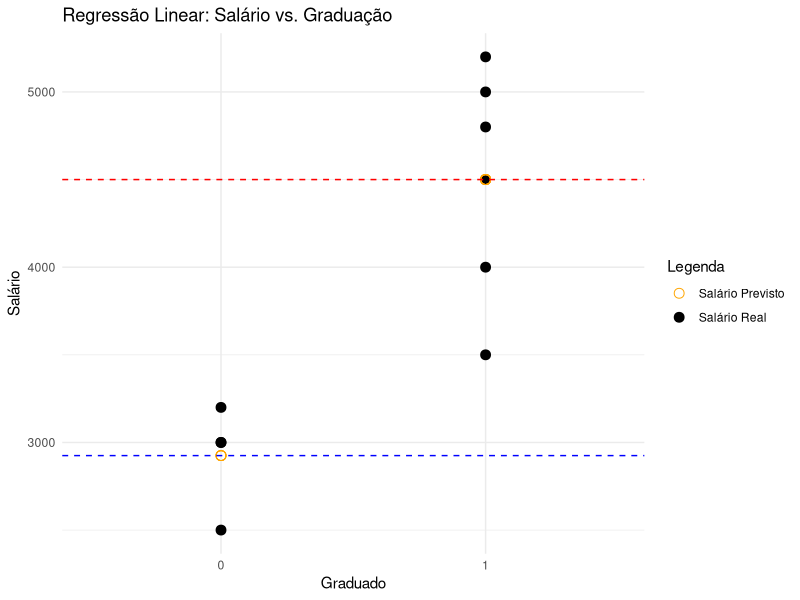

This chart was generated by the following R code: (Note: this script raises an error after producing the figure.)
## ---- chunk 1
# Carregando pacotes necessários
library(tidyverse)
library(broom)

# Configuração da notação científica
options(scipen = 99)

# Criando um data frame de exemplo
data <- data.frame(
  salario = c(3000, 3500, 2500, 4000, 4500, 5000, 3200, 4800, 3000, 5200),
  graduado = c(0, 1, 0, 1, 1, 1, 0, 1, 0, 1) # 0 = Não Graduado, 1 = Graduado
)

# Ajustando o modelo de regressão linear
modelo <- lm(salario ~ graduado, data = data)

# Resumo do modelo
summary(modelo)

# Exibindo os coeficientes
coeficientes <- tidy(modelo)
print(coeficientes)

# Previsões com o modelo
data$salario_predito <- predict(modelo, newdata = data)

# Visualizando os resultados
data

## ---- chunk 2
# Criando o gráfico
ggplot(data, aes(x = factor(graduado), y = salario)) +
  geom_point(aes(color = "Salário Real"), size = 3) + # Pontos reais de salário
  geom_point(aes(y = salario_predito, color = "Salário Previsto"), size = 3, shape = 1) + # Pontos previstos
  geom_hline(yintercept = coef(modelo)[1], linetype = "dashed", color = "blue") + # Linha para não graduados
  geom_hline(yintercept = coef(modelo)[1] + coef(modelo)[2], linetype = "dashed", color = "red") + # Linha para graduados
  labs(title = "Regressão Linear: Salário vs. Graduação",
       x = "Graduado",
       y = "Salário",
       color = "Legenda") +
  scale_color_manual(values = c("Salário Real" = "black", "Salário Previsto" = "orange")) +
  theme_minimal()
## ---- chunk 3
# Calculando a média de salários para não graduados (x = 0)
media_nao_graduados <- mean(data$salario[data$graduado == 0])
media_nao_graduados

# Calculando a média de salários para graduados (x = 1)
media_graduados <- mean(data$salario[data$graduado == 1])
media_graduados

# Calculando o coeficiente beta1
beta1 <- media_graduados - media_nao_graduados
beta1
# O intercepto beta0 é a média de salários para não graduados
beta0 <- media_nao_graduados
beta0

# Montando a fórmula da regressão
# y = beta0 + beta1 * x + erro

# Calculando o valor previsto para graduados (x = 1)
y_graduados <- beta0 + beta1 * 1
y_graduados

# Calculando o valor previsto para não graduados (x = 0)
y_nao_graduados <- beta0 + beta1 * 0
y_nao_graduados

# Os valores coincidem com os coeficientes estimados por lm()
coef(modelo)
## ---- chunk 4
# Carregar o pacote 'rio' para importar a base de dados
# (se necessário, instale antes com install.packages("rio"))
library(rio)

# Importar a base de dados 'anscombe.dta'
d <- import(file = "../../dados/anscombe.dta")

# Forma compacta: média e variância de todas as variáveis de uma vez
round(sapply(d[, c("x1", "x2", "x3", "x4", "y1", "y2", "y3", "y4")],
             function(v) c(media = mean(v), variancia = var(v))), 3)

# Forma longa, variável por variável

# Calcular e exibir a média e a variância para X1

cat("X1:\n")

cat("Média:", mean(d$x1), "\n")

cat("Variância:", var(d$x1), "\n\n")

# Calcular e exibir a média e a variância para X2

cat("X2:\n")

cat("Média:", mean(d$x2), "\n")

cat("Variância:", var(d$x2), "\n\n")

# Calcular e exibir a média e a variância para X3

cat("X3:\n")

cat("Média:", mean(d$x3), "\n")

cat("Variância:", var(d$x3), "\n\n")

# Calcular e exibir a média e a variância para X4

cat("X4:\n")

cat("Média:", mean(d$x4), "\n")

cat("Variância:", var(d$x4), "\n\n")

# Calcular e exibir a média e a variância para Y1

cat("Y1:\n")

cat("Média:", mean(d$y1), "\n")

cat("Variância:", var(d$y1), "\n\n")

# Calcular e exibir a média e a variância para Y2

cat("Y2:\n")

cat("Média:", mean(d$y2), "\n")

cat("Variância:", var(d$y2), "\n\n")

# Calcular e exibir a média e a variância para Y3

cat("Y3:\n")

cat("Média:", mean(d$y3), "\n")

cat("Variância:", var(d$y3), "\n\n")

# Calcular e exibir a média e a variância para Y4

cat("Y4:\n")

cat("Média:", mean(d$y4), "\n")

cat("Variância:", var(d$y4), "\n\n")
## ---- chunk 5
# Organizar os gráficos em uma matriz 2x2

par(mfrow = c(2, 2))  # 2 linhas por 2 colunas

# Gráfico de dispersão: X1 e Y1 com linha de regressão

plot(d$x1, d$y1, 

     main = "X1 vs Y1", 

     xlab = "X1", ylab = "Y1", 

     pch = 16, col = "blue")

abline(lm(y1 ~ x1, data = d), col = "black", lwd = 2)  # Linha de regressão

# Gráfico de dispersão: X2 e Y2 com linha de regressão

plot(d$x2, d$y2, 

     main = "X2 vs Y2", 

     xlab = "X2", ylab = "Y2", 

     pch = 16, col = "red")

abline(lm(y2 ~ x2, data = d), col = "black", lwd = 2)  # Linha de regressão

# Gráfico de dispersão: X3 e Y3 com linha de regressão

plot(d$x3, d$y3, 

     main = "X3 vs Y3", 

     xlab = "X3", ylab = "Y3", 

     pch = 16, col = "green")

abline(lm(y3 ~ x3, data = d), col = "black", lwd = 2)  # Linha de regressão

# Gráfico de dispersão: X4 e Y4 com linha de regressão

plot(d$x4, d$y4, 

     main = "X4 vs Y4", 

     xlab = "X4", ylab = "Y4", 

     pch = 16, col = "purple")

abline(lm(y4 ~ x4, data = d), col = "black", lwd = 2)  # Linha de regressão

 
